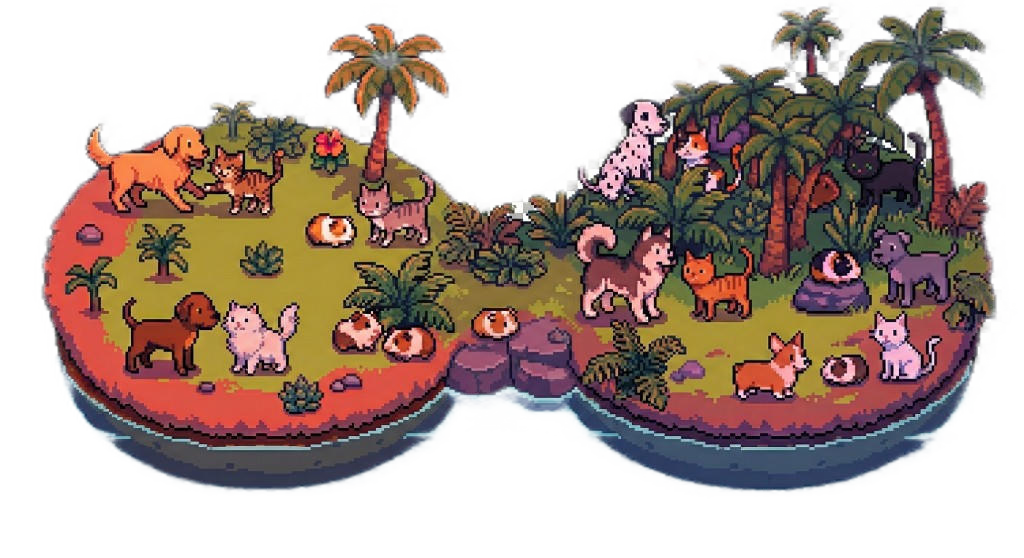
#> input picture assets/mural.png, 1024 x 558 px
$ python claymation_pipeline.py
#> lines starting #> are read from the running program, lines starting #| are printed output that depends on the picture; after the words box and inside, x2 and y2 are one past the last pixel; in counts of white or black regions, pixels touching at a corner belong together
#!/usr/bin/env python3
# Unlicense — cochranblock.org
# Mural claymation pipeline: segment animals from mural, inpaint background,
# pixelate cutouts, generate rotated poses, composite frames.
# Use --regions animal_regions.json for manual bboxes (rembg-only, no auto segmentation).

import argparse
import json
import sys
from pathlib import Path
from typing import Optional

import numpy as np
from PIL import Image

# Optional deps
try:
    from rembg import remove
    HAS_REMBG = True
except ImportError:
    HAS_REMBG = False

try:
    import cv2
    HAS_CV2 = True
except ImportError:
    HAS_CV2 = False


def ensure_deps():
    if not HAS_CV2:
        print("Install opencv: pip install opencv-python", file=sys.stderr)
        sys.exit(1)
    if not HAS_REMBG:
        print("Note: rembg not installed; using corner-sampling + color-mask (pip install rembg for fallback)")


def load_image(path: Path) -> tuple[np.ndarray, Image.Image]:
    """Load image as numpy (BGR for cv2) and PIL."""
    pil = Image.open(path).convert("RGBA")
    arr = np.array(pil)
    bgr = cv2.cvtColor(arr[:, :, :3], cv2.COLOR_RGBA2BGRA)
    return arr, pil


# [6 lines left out: function segment_foreground_rembg, not called in this run]


def refine_crop_with_corner_sampling(
    pil_img: Image.Image,
    crop_bbox: tuple,
    tolerance: int = 40,
    edge_strip: int = 8,
) -> Optional[Image.Image]:
    """Pic2Pix-style: sample edge strips of crop, mask out pixels matching edge colors.
    Edge sampling (full top/bottom/left/right strips) is more robust than corners alone.
    Works when object is centered and crop edges contain background (grass, soil, etc)."""
    x1, y1, x2, y2 = crop_bbox
    crop = pil_img.crop((x1, y1, x2, y2))
    cw, ch = crop.size
    if cw < 16 or ch < 16:
        return None
    arr = np.array(crop)
    if arr.ndim != 3 or arr.shape[2] < 3:
        return None
    strip = min(edge_strip, cw // 4, ch // 4, max(3, cw // 8), max(3, ch // 8))
    if strip < 2:
        return None
    # Sample 4 edge strips: top, bottom, left, right
    samples = [
        arr[0:strip, :],  # top
        arr[ch - strip : ch, :],  # bottom
        arr[:, 0:strip],  # left
        arr[:, cw - strip : cw],  # right
    ]
    comp = [np.mean(s[:, :, :3], axis=(0, 1)) for s in samples]
    low = [np.maximum(c - tolerance, 0).astype(np.int32) for c in comp]
    high = [np.minimum(c + tolerance, 255).astype(np.int32) for c in comp]
    rgb = arr[:, :, :3].astype(np.int32)
    alpha = arr[:, :, 3].copy()
    for i in range(4):
        lo, hi = low[i], high[i]
        match = (
            (rgb[:, :, 0] >= lo[0]) & (rgb[:, :, 0] <= hi[0])
            & (rgb[:, :, 1] >= lo[1]) & (rgb[:, :, 1] <= hi[1])
            & (rgb[:, :, 2] >= lo[2]) & (rgb[:, :, 2] <= hi[2])
        )
        alpha[match] = 0
    arr[:, :, 3] = alpha
    out = Image.fromarray(arr)
    fg_pixels = np.count_nonzero(alpha > 128)
    if fg_pixels < 50:
        return None
    return out


def refine_crop_with_rembg(pil_img: Image.Image, crop_bbox: tuple) -> Optional[Image.Image]:
    """Crop image to bbox, run rembg on crop. Returns RGBA with clean foreground. rembg works best when object is main subject."""
    x1, y1, x2, y2 = crop_bbox
    crop = pil_img.crop((x1, y1, x2, y2))
    if crop.size[0] < 8 or crop.size[1] < 8:
        return None
    try:
        out = remove(crop)
        return out
    except Exception:
        return None


# [26 lines left out: functions segment_foreground_grabcut, segment_foreground, not called in this run]


def _segment_animals_by_color(rgba: np.ndarray) -> np.ndarray:
    """Extract animal-like regions: not grass, water, soil, trunk. OpenCV H in 0-180."""
    rgb = rgba[:, :, :3]
    hsv = cv2.cvtColor(rgb, cv2.COLOR_RGB2HSV)
    h, s, v = hsv[:, :, 0], hsv[:, :, 1], hsv[:, :, 2]
    green = (h >= 15) & (h <= 45) & (s > 35)
    blue = (h >= 42) & (h <= 70)
    soil = ((h <= 15) | (h >= 168)) & (s > 40) & (v < 150)
    background = green | blue | soil | (s < 22)
    animal_candidates = ~background & (v > 25)
    mask = animal_candidates.astype(np.uint8) * 255
    kernel = np.ones((3, 3), np.uint8)
    mask = cv2.morphologyEx(mask, cv2.MORPH_OPEN, kernel)
    mask = cv2.morphologyEx(mask, cv2.MORPH_CLOSE, kernel)
    return mask


def _is_mostly_green(rgba: np.ndarray, comp_mask: np.ndarray, thresh: float = 0.12) -> bool:
    """True if >thresh of masked pixels are green (palm fronds, grass)."""
    rgb = rgba[:, :, :3]
    hsv = cv2.cvtColor(rgb, cv2.COLOR_RGB2HSV)
    h, s = hsv[:, :, 0], hsv[:, :, 1]
    green = (h >= 17) & (h <= 42) & (s > 40)
    masked = comp_mask > 0
    n_masked = np.count_nonzero(masked)
    if n_masked == 0:
        return False
    n_green = np.count_nonzero(masked & green)
    return n_green / n_masked >= thresh


def _is_mostly_brown_trunk(rgba: np.ndarray, comp_mask: np.ndarray, thresh: float = 0.38) -> bool:
    """True if >thresh of masked pixels are trunk/soil brown (H 18-35, S 45-90, V 55-140)."""
    rgb = rgba[:, :, :3]
    hsv = cv2.cvtColor(rgb, cv2.COLOR_RGB2HSV)
    h, s, v = hsv[:, :, 0], hsv[:, :, 1], hsv[:, :, 2]
    trunk = (h >= 18) & (h <= 35) & (s >= 45) & (s <= 90) & (v >= 55) & (v <= 140)
    masked = comp_mask > 0
    n_masked = np.count_nonzero(masked)
    if n_masked == 0:
        return False
    return np.count_nonzero(masked & trunk) / n_masked >= thresh


def _has_fur_colors(rgba: np.ndarray, comp_mask: np.ndarray, min_frac: float = 0.08) -> bool:
    """True if >=min_frac of masked pixels are animal fur colors (orange, tan, white, pink, grey, black)."""
    rgb = rgba[:, :, :3]
    hsv = cv2.cvtColor(rgb, cv2.COLOR_RGB2HSV)
    h, s, v = hsv[:, :, 0], hsv[:, :, 1], hsv[:, :, 2]
    orange_tan = (h >= 8) & (h <= 38) & (s >= 25) & (s <= 95) & (v >= 70)
    white = (s <= 45) & (v >= 170)
    pink = ((h <= 15) | (h >= 160)) & (s >= 12) & (s <= 75) & (v >= 100)
    grey = (s <= 60) & (v >= 35) & (v <= 190)
    black = (s <= 90) & (v <= 55)  # dark fur, spots (exclude saturated dark soil)
    fur = orange_tan | white | pink | grey | black
    masked = comp_mask > 0
    n_masked = np.count_nonzero(masked)
    if n_masked == 0:
        return False
    return np.count_nonzero(masked & fur) / n_masked >= min_frac


def _contour_solidity(comp_mask: np.ndarray) -> float:
    """Solidity = area / convex_hull_area. Compact blobs ~0.8+, palm fronds ~0.5-0.7."""
    contours, _ = cv2.findContours(comp_mask, cv2.RETR_EXTERNAL, cv2.CHAIN_APPROX_SIMPLE)
    if not contours:
        return 0.0
    c = max(contours, key=cv2.contourArea)
    area = cv2.contourArea(c)
    if area < 10:
        return 0.0
    hull = cv2.convexHull(c)
    hull_area = cv2.contourArea(hull)
    return area / hull_area if hull_area > 0 else 0.0


def connected_components(
    mask: np.ndarray,
    rgba: np.ndarray,
    min_area: int = 200,
    max_area: int = 12000,
    max_aspect: float = 2.2,
) -> list[tuple[int, np.ndarray, tuple[int, int, int, int]]]:
    """Find connected components. Returns (label, comp_mask, (x1,y1,x2,y2))."""
    num_labels, labels, stats, _ = cv2.connectedComponentsWithStats(mask, connectivity=8)
    components = []
    for i in range(1, num_labels):
        area = stats[i, cv2.CC_STAT_AREA]
        if area < min_area or area > max_area:
            continue
        x1 = stats[i, cv2.CC_STAT_LEFT]
        y1 = stats[i, cv2.CC_STAT_TOP]
        bw = stats[i, cv2.CC_STAT_WIDTH]
        bh = stats[i, cv2.CC_STAT_HEIGHT]
        x2, y2 = x1 + bw, y1 + bh
        aspect = max(bw, bh) / (min(bw, bh) or 1)
        if aspect > max_aspect:
            continue
        comp_mask = (labels == i).astype(np.uint8) * 255
        if _is_mostly_green(rgba, comp_mask):
            continue
        if _is_mostly_brown_trunk(rgba, comp_mask):
            continue
        if not _has_fur_colors(rgba, comp_mask):
            continue
        if _contour_solidity(comp_mask) < 0.42:
            continue
        if area > mask.size * 0.2 and num_labels == 2:
            split = _watershed_split(comp_mask, min_area, max_area, max_aspect, rgba)
            return split
        components.append((i, comp_mask, (x1, y1, x2, y2)))
    return components if components else [(1, mask, (0, 0, mask.shape[1], mask.shape[0]))]


# [81 lines left out: functions _watershed_split, extract_cutout, inpaint_background, pixelate_8bit, not called in this run]


def reduce_palette(pil_img: Image.Image, colors: int = 16) -> Image.Image:
    """Reduce color palette for 8-bit look."""
    return pil_img.quantize(colors=colors, method=Image.Quantize.FASTOCTREE).convert("RGBA")


def rotate_cutout(pil_img: Image.Image, angle: float) -> Image.Image:
    """Rotate RGBA image, preserving transparency."""
    return pil_img.rotate(angle, resample=Image.Resampling.NEAREST, expand=True)


# [116 lines left out: functions composite_frame, run_pipeline_from_regions, not called in this run]


def run_pipeline(
    mural_path: Path,
    out_dir: Path,
    num_rotations: int = 4,
    pixel_scale: float = 0.25,
    min_animal_area: int = 200,
    max_animal_area: int = 12000,
) -> None:
    ensure_deps()
    out_dir.mkdir(parents=True, exist_ok=True)

    rgba, pil = load_image(mural_path)
    h, w = rgba.shape[:2]

    print("Segmenting foreground (color-based)...")
    mask = _segment_animals_by_color(rgba)
    cv2.imwrite(str(out_dir / "mask_full.png"), mask)

    print("Finding animal components (corner-sampling primary, rembg fallback)...")
    components = connected_components(
        mask, rgba, min_area=min_animal_area, max_area=max_animal_area, max_aspect=2.2
    )
    print(f"Found {len(components)} candidate regions")

    cutouts = []
    for i, (_, comp_mask, (x1, y1, x2, y2)) in enumerate(components):
        pad = max(24, int(0.4 * max(x2 - x1, y2 - y1)))
        cx1 = max(0, x1 - pad)
        cy1 = max(0, y1 - pad)
        cx2 = min(w, x2 + pad)
        cy2 = min(h, y2 + pad)
        crop_bbox = (cx1, cy1, cx2, cy2)

        cutout = None
        # Primary: Pic2Pix-style edge sampling (no ML deps, works for centered objects)
        refined = refine_crop_with_corner_sampling(pil, crop_bbox, tolerance=42, edge_strip=8)
        if refined is not None:
            arr = np.array(refined)
            fg = np.count_nonzero(arr[:, :, 3] > 128)
            crop_area = arr.shape[0] * arr.shape[1]
            if fg >= 120 and fg <= crop_area * 0.95:
                cutout = refined

        if cutout is None and HAS_REMBG:
            refined = refine_crop_with_rembg(pil, crop_bbox)
            if refined is not None:
                arr = np.array(refined)
                if np.count_nonzero(arr[:, :, 3] > 128) >= min_animal_area:
                    cutout = refined

        if cutout is None:
            cutout_pil = extract_cutout(rgba, comp_mask, padding=4)
            if cutout_pil is not None:
                cutout = cutout_pil

        if cutout is None:
            continue
        # Post-filter: reject cutouts that are mostly green or blue (foliage, water)
        arr = np.array(cutout)
        if arr.shape[2] >= 3:
            fg = arr[:, :, 3] > 128
            n_fg = np.count_nonzero(fg)
            if n_fg > 0:
                hsv = cv2.cvtColor(arr[:, :, :3], cv2.COLOR_RGB2HSV)
                green = (hsv[:, :, 0] >= 17) & (hsv[:, :, 0] <= 42) & (hsv[:, :, 1] > 40)
                blue = (hsv[:, :, 0] >= 42) & (hsv[:, :, 0] <= 70)
                n_green = np.count_nonzero(fg & green)
                n_blue = np.count_nonzero(fg & blue)
                if n_green / n_fg > 0.18 or n_blue / n_fg > 0.20:
                    continue
        cutout_path = out_dir / f"animal_{i:02d}_raw.png"
        cutout.save(cutout_path)
        cutouts.append((comp_mask, cutout))

    # Inpaint background: only the animal regions we extracted (not palm trees, etc.)
    print("Inpainting background (animal regions only)...")
    animal_mask = np.zeros((h, w), dtype=np.uint8)
    for comp_mask, _ in cutouts:
        animal_mask = np.maximum(animal_mask, comp_mask)
    kernel = np.ones((5, 5), np.uint8)
    animal_mask = cv2.dilate(animal_mask, kernel)
    filled_bg = inpaint_background(rgba, animal_mask)
    bg_pil = Image.fromarray(filled_bg)
    bg_pil.save(out_dir / "background_filled.png")

    # Pixelate and rotate each cutout, save sprite sheet
    print("Generating 8-bit rotated sprites...")
    for i, (comp_mask, cutout) in enumerate(cutouts):
        pixelated = pixelate_8bit(cutout, scale=pixel_scale)
        pixelated = reduce_palette(pixelated, colors=16)
        angles = [360 * j / num_rotations for j in range(num_rotations)]
        for j, angle in enumerate(angles):
            rotated = rotate_cutout(pixelated, angle)
            rotated.save(out_dir / f"animal_{i:02d}_rot{j:02d}.png")

    # Composite sample frame: place pixelated animals back at original positions
    print("Compositing sample frame...")
    placements = []
    for i, (comp_mask, _) in enumerate(cutouts):
        ys_c, xs_c = np.where(comp_mask > 0)
        if len(xs_c) == 0:
            continue
        cx, cy = int(xs_c.mean()), int(ys_c.mean())
        sprite = Image.open(out_dir / f"animal_{i:02d}_rot00.png")
        sw, sh = sprite.size
        placements.append((cx - sw // 2, cy - sh // 2, sprite))
    frame = composite_frame(filled_bg, placements)
    frame.save(out_dir / "frame_sample.png")

    # Build sprite sheet: pack animal_XX_rotYY into grid for mural-wasm
    _build_sprite_sheet(out_dir, len(cutouts), num_rotations)

    print(f"Done. Outputs in {out_dir}")


# [34 lines left out: function _build_sprite_sheet, not called in this run]


def main():
    parser = argparse.ArgumentParser(description="Mural claymation asset pipeline")
    parser.add_argument("mural", type=Path, nargs="?", default=Path("../../assets/mural.png"))
    parser.add_argument("-o", "--out", type=Path, default=Path("out_claymation"))
    parser.add_argument("--regions", type=Path, default=None, help="JSON with manual bboxes (rembg-only, no auto)")
    parser.add_argument("--rotations", type=int, default=4)
    parser.add_argument("--pixel-scale", type=float, default=1.0)
    parser.add_argument("--min-area", type=int, default=200)
    parser.add_argument("--max-area", type=int, default=12000)
    args = parser.parse_args()

    script_dir = Path(__file__).resolve().parent
    mural = (script_dir / args.mural).resolve()
    for fallback in [script_dir.parent / "assets" / "mural.png", script_dir.parent.parent / "assets" / "mural.png"]:
        if not mural.exists() and fallback.exists():
            mural = fallback
            break
    if not mural.exists():
        mural = Path("mural.png").resolve()
    if not mural.exists():
        print(f"Mural not found: {mural}", file=sys.stderr)
        sys.exit(1)

    out = script_dir / args.out
    if args.regions is not None:
        regions_path = (script_dir / args.regions).resolve() if not args.regions.is_absolute() else args.regions
        if not regions_path.exists():
            print(f"Regions file not found: {regions_path}", file=sys.stderr)
            sys.exit(1)
        run_pipeline_from_regions(
            mural_path=mural,
            out_dir=out,
            regions_path=regions_path,
            num_rotations=args.rotations,
            pixel_scale=args.pixel_scale,
        )
    else:
        run_pipeline(
            mural_path=mural,
            out_dir=out,
            num_rotations=args.rotations,
            pixel_scale=args.pixel_scale,
            min_animal_area=args.min_area,
            max_animal_area=args.max_area,
        )
#> in load_image, pil is the input picture: PIL image 1024x558 RGBA; mean R, G, B, A 134.4, 123, 117.8, 139.2
#> in _segment_animals_by_color, `hsv = cv2.cvtColor(rgb, cv2.COLOR_RGB2HSV)`: hsv: shape (558, 1024, 3); mean H, S, V 67.9, 94.7, 149.2
#> in _segment_animals_by_color, `green = (h >= 15) & (h <= 45) & (s > 35)`:
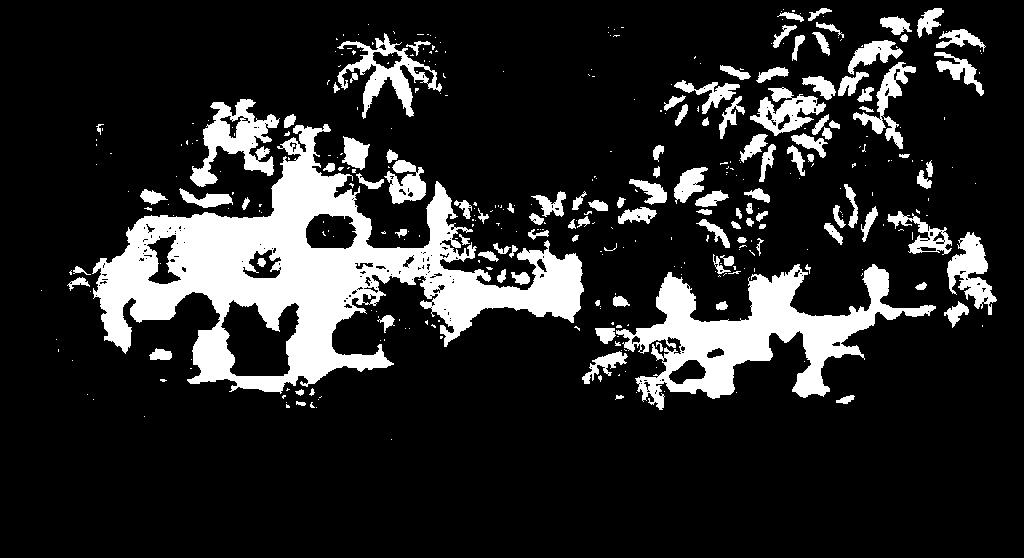
#> green: shape (558, 1024) bool; 16.1% white; 381 white regions (264 under 20 px), largest, box (x1, y1, x2, y2) and area: (92, 124, 584, 394) 44052, (616, 264, 936, 410) 15820, (190, 99, 280, 187) 3309
#> in _segment_animals_by_color, `blue = (h >= 42) & (h <= 70)`: blue: shape (558, 1024) bool; 3.6% white; 1029 white regions (819 under 20 px), largest, box (x1, y1, x2, y2) and area: (858, 209, 970, 261) 1447, (397, 278, 448, 328) 624, (304, 69, 333, 112) 476
#> in _segment_animals_by_color, `soil = ((h <= 15) | (h >= 168)) & (s > 40) & (v < 150)`: soil: shape (558, 1024) bool; 9.4% white; 843 white regions (684 under 20 px), largest, box (x1, y1, x2, y2) and area: (41, 177, 450, 447) 8071, (94, 123, 301, 218) 4898, (573, 222, 674, 353) 3877
#> in _segment_animals_by_color, `background = green | blue | soil | (s < 22)`: background: shape (558, 1024) bool; 55.8% white; 1263 black regions (1119 under 20 px), largest, box (x1, y1, x2, y2) and area: (44, 126, 997, 558) 177312, (506, 74, 958, 326) 40810, (223, 303, 297, 374) 3136
#> in _segment_animals_by_color, `animal_candidates = ~background & (v > 25)`: animal_candidates: shape (558, 1024) bool; 43.2% white; 1436 white regions (1287 under 20 px), largest, box (x1, y1, x2, y2) and area: (44, 126, 987, 558) 176177, (577, 75, 957, 326) 22170, (506, 99, 671, 272) 7654
#> in _segment_animals_by_color, `mask = cv2.morphologyEx(mask, cv2.MORPH_OPEN, kernel)`: mask: shape (558, 1024); 41% white; 300 white regions (129 under 20 px), largest, box (x1, y1, x2, y2) and area: (44, 170, 984, 558) 169461, (784, 208, 957, 312) 7864, (651, 77, 775, 265) 5348
#> in _segment_animals_by_color, `mask = cv2.morphologyEx(mask, cv2.MORPH_CLOSE, kernel)`: mask: shape (558, 1024); 41.8% white; 184 white regions (77 under 20 px), largest, box (x1, y1, x2, y2) and area: (44, 77, 984, 558) 204690, (578, 99, 666, 268) 5835, (804, 93, 928, 224) 5503
#> in connected_components, `num_labels, labels, stats, _ = cv2.connectedComponentsWithStats(mask, ..`:
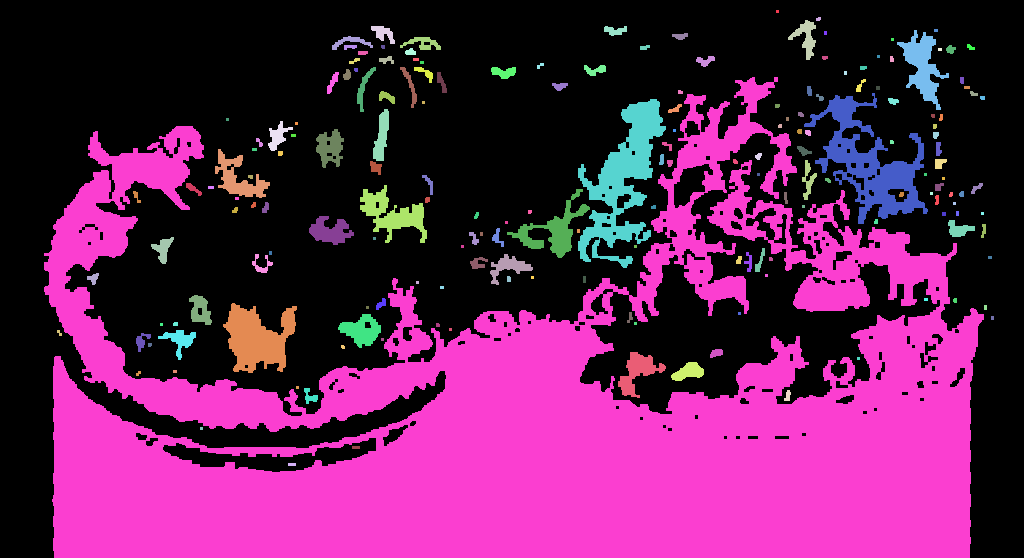
#> labels: shape (558, 1024) int32; 185 distinct labels, from 0 to 184; one colour per label, 0 black
#> in connected_components, `num_labels, labels, stats, _ = cv2.connectedComponentsWithStats(mask, ..`: num_labels = 185; stats = 185 rows, first 6: [0, 0, 1024, 558, 332708], [776, 10, 3, 3, 9], [816, 17, 5, 4, 17], [788, 20, 28, 40, 437], [371, 26, 24, 18, 227], [604, 26, 23, 10, 145]
#> the loop in connected_components, `for i in range(1, num_labels):` made 184 passes
#> after the loop in connected_components, `for i in range(1, num_labels):`:
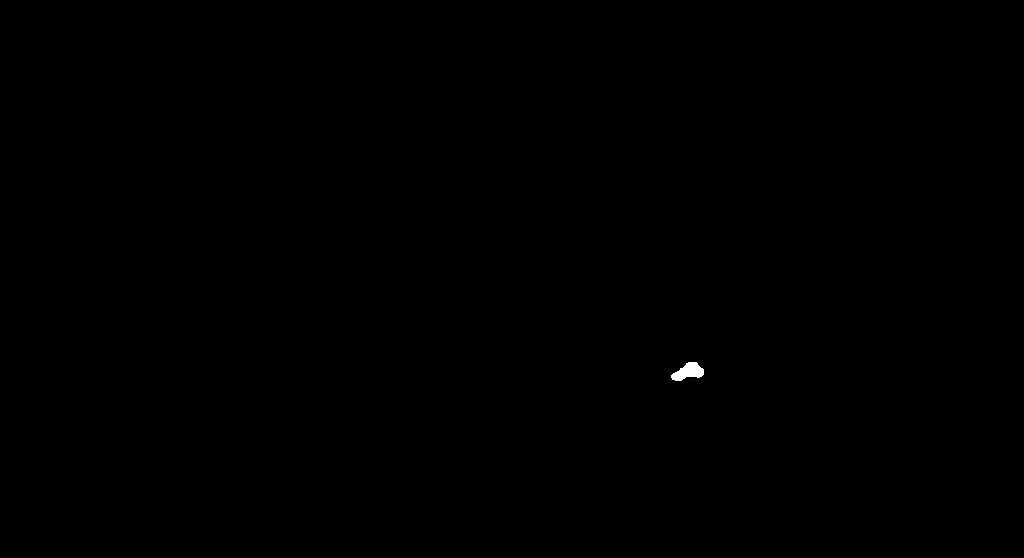
#> comp_mask: shape (558, 1024); 0.07% white; 1 white region, box (x1, y1, x2, y2) and area: (671, 362, 704, 381) 384
#> after the loop in connected_components, `for i in range(1, num_labels):`: components = 16 items
#| Found 16 candidate regions
#> the loop in run_pipeline, `for i, (_, comp_mask, (x1, y1, x2, y2)) in enumerate(components):` made 3 passes
#> (pad, cx1, cy1, cx2) on passes 1 to 2: (24, 764, 0, 840), (32, 865, 0, 981)
#> (pad, cx1, cy1, cx2) on pass 3: (24, 467, 43, 540)
#> pass 1, in refine_crop_with_corner_sampling, `crop = pil_img.crop((x1, y1, x2, y2))`:
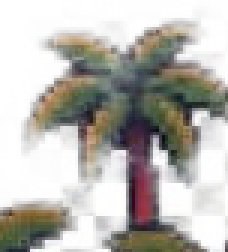
#> crop: PIL image 76x84 RGBA (shown 3 times larger); mean R, G, B, A 138.1, 134.9, 127.9, 110.7; transparent parts drawn white
#> pass 1, in refine_crop_with_corner_sampling, `out = Image.fromarray(arr)`:
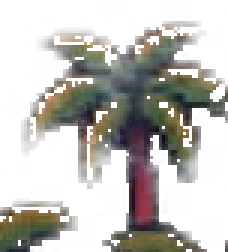
#> out: PIL image 76x84 RGBA (shown 3 times larger); mean R, G, B, A 138.1, 134.9, 127.9, 87.2; transparent parts drawn white
#> after the loop in run_pipeline, `for i, (_, comp_mask, (x1, y1, x2, y2)) in enumerate(components):`:
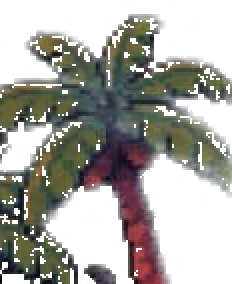
#> arr: shape (142, 116, 4) (shown 2 times larger); mean R, G, B, A 123.9, 122.9, 115.9, 115.3; transparent parts drawn white
#> after the loop in run_pipeline, `for i, (_, comp_mask, (x1, y1, x2, y2)) in enumerate(components):`:
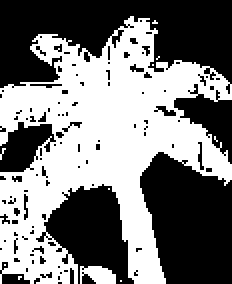
#> fg: shape (142, 116) bool (shown 2 times larger); 48.3% white; 11 white regions (9 under 20 px), largest, box (x1, y1, x2, y2) and area: (0, 8, 116, 142) 7820, (40, 133, 58, 142) 119
#> after the loop in run_pipeline, `for i, (_, comp_mask, (x1, y1, x2, y2)) in enumerate(components):`: cutouts = []
#> (the call stopped at in refine_crop_with_rembg, `out = remove(crop)`: rembg is not available in this run)


if __name__ == "__main__":
    main()
